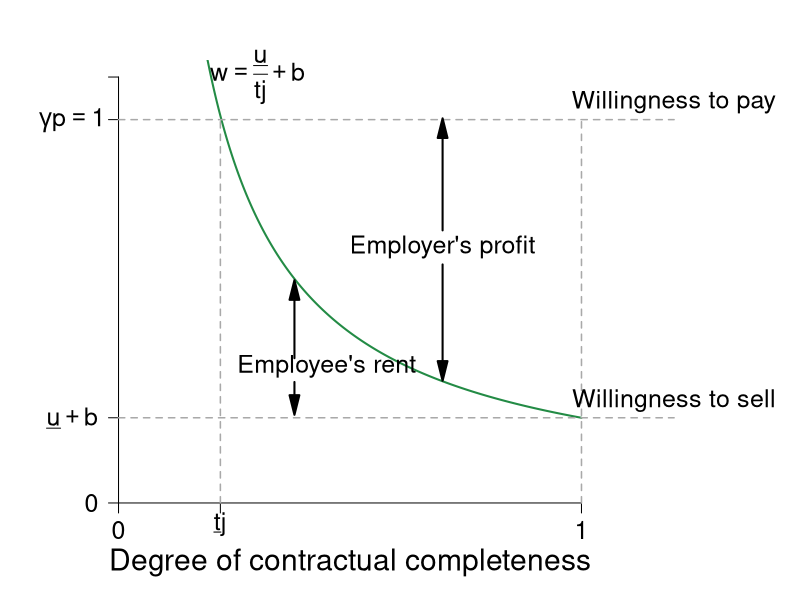

Generate this figure with R:
require(ggplot2)
require(shape)
require(plotrix)
pdf(file = "employment/complete_contracts_figure.pdf", width = 9, height = 7)

#Set parameters for graphics
pointsize <- 1.8
axislabelsize <- 1.8
labelsize <- 1.5
namesize <- 1.8
annotatesize <- 1.5
graphlinewidth <- 2
segmentlinewidth <- 1.5

Fn <- function(t, ubar = 0.5, b = 0, k = 0.5) {
  (ubar)/(k*t) + b
}

#COL <- c("#1B9E77", "#D95F02", "#7570B3", "#E7298A", "#66A61E", "#E6AB02", "#A6761D", "#666666")
COL <- c("#238b45","#7fc97f", "#beaed4", "#fdc086", "#ffff99")
par(mar =  c(4, 5, 3, 10))
xlims <- c(0, 1)
ylims <- c(0,5)


plot(0, 0, xlim = xlims, ylim = ylims, type = "n",
     xlab = expression(paste(""), cex = axislabelsize),
     ylab = expression(paste(""), cex = axislabelsize),
     xaxt = "n", yaxt = "n", cex.lab = axislabelsize, bty = "n")

npts <- 500 
npts2 <- 501
#Specify the sequences of points for graphing. 
xx1 <- seq(0, 1, length.out = npts)
xx2 <- seq(xlims[1], xlims[2], length.out = npts)
xx3 <- seq(xlims[1], xlims[2], length.out = npts2)
xx4 <- seq(xlims[1], 25, length.out = npts2)

#Draw the lines for the graphs
lines(xx1, Fn(xx1), col = COL[1], lwd = graphlinewidth)
#lines(xx2, solowCondition(xx2, delta = 5), col = COL[3], lwd = 4)
#lines(xx2, solowInfeas(xx2, delta = 5), col = COL[1], lwd = 4, lty = 2)

#Customize ticks and labels for the plot
ticksy <- c(0,1,4.5,5)
ylabels <- c(0, NA, NA, NA)
ticksx <- c(0,0.22,1)
xlabels <- c(0, NA, 1)
axis(1, at = ticksx, pos = 0, labels = xlabels, cex.axis = labelsize)

axis(2, at = ticksy, pos = 0, labels = ylabels, las = 1, cex.axis = labelsize)

#Segments
segments(0, 1, 1.2, 1, lty = 2, lwd = 1.5, col = "darkgray", xpd = TRUE)
segments(1, 0, 1, 4.5, lty = 2, lwd = 1.5, col = "darkgray")
segments(0.22,0,0.22,4.5,lty = 2, lwd = 1.5, col = "darkgray", xpd = TRUE)
segments(0, 4.5, 1.2,4.5, lty = 2, lwd = 1.5, col = "darkgray", xpd = TRUE)

#Axis tick labels
#y
text(-0.1, 4.5, expression(paste(gamma*p==1)), cex = labelsize, xpd = TRUE)
#text(-0.05, 0.8, expression(paste(p^B)), cex = labelsize, xpd = TRUE)
#x
text(0.22, -0.25, expression(paste(underline(t)*j)), cex = labelsize, xpd = TRUE)
#text(1, -0.07, expression(paste(1)), cex = labelsize, xpd = TRUE)

#Text annotations
text(0.3, 5, expression(paste(w== frac(underline(u),tj)+b)), cex = labelsize, xpd = TRUE)
text(-0.1, 1, expression(paste(underline(u)+b)), cex = labelsize, xpd = TRUE)
#text(1.15, 4.5, expression(paste(gamma[p])), cex = labelsize, xpd = TRUE)
text(0.45, 1.6, expression(paste("Employee's rent")), cex = labelsize, xpd = TRUE)
text(0.7, 3, expression(paste("Employer's profit")), cex = labelsize, xpd = TRUE)
text(1.2, 4.7, expression(paste("Willingness to pay")), cex = labelsize, xpd = TRUE)
text(1.2, 1.2, expression(paste("Willingness to sell")), cex = labelsize, xpd = TRUE)


# #Arrows
Arrows(0.38, 1.7, .38, 2.5, col = "black", lty = 1, lwd = 2, arr.type = "triangle")
Arrows(0.38, 1.42, 0.38, 1.15, col = "black", lty = 1, lwd = 2, arr.type = "triangle")
Arrows(.7, 3.2, 0.7, 4.4, col = "black", lty = 1, lwd = 2, arr.type = "triangle")
Arrows(.7, 2.8, 0.7, 1.55, col = "black", lty = 1, lwd = 2, arr.type = "triangle")

#Axes labels
text(0.5, -0.7, expression(paste("Degree of contractual completeness")), xpd = TRUE, cex = axislabelsize) 



dev.off()
